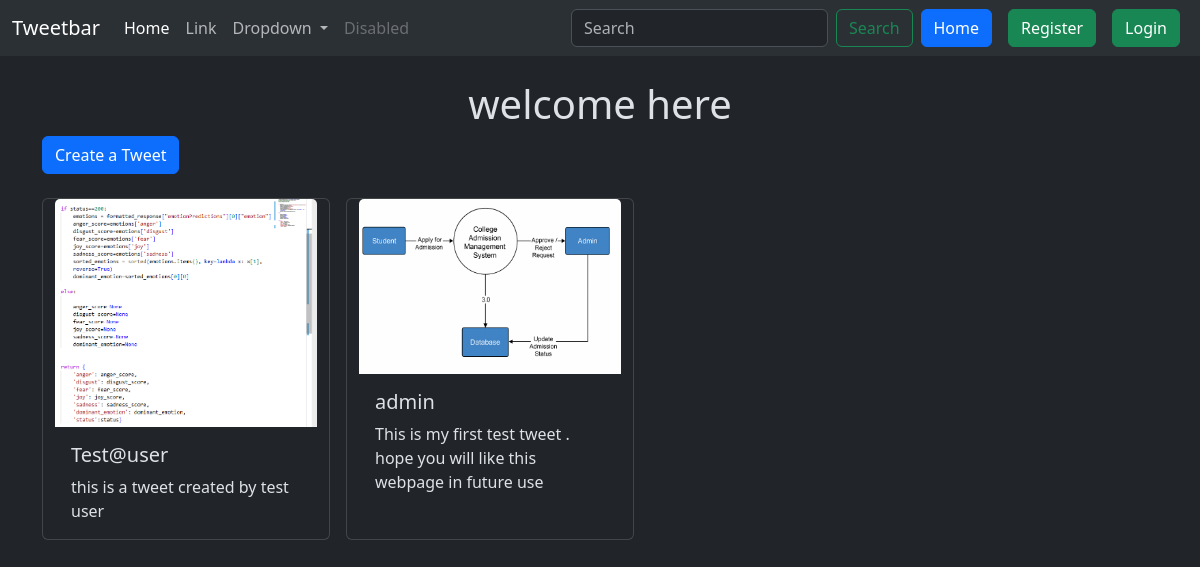
Screenshot of /tweet/ with the database file from the repository.
### tweet/models.py (models this page shows, shortened)
class Tweet(models.Model):
    user=models.ForeignKey(User,on_delete=models.CASCADE)
    text=models.TextField(max_length=250)
    photo=models.ImageField(upload_to='photos/',blank=True,null=True)
    created_at=models.DateTimeField(auto_now_add=True)
    updated_at=models.DateTimeField(auto_now=True)

### tweet/views.py (the view)
# urls.py: path('',view=views.tweet_list ,name='tweet_list'),
def tweet_list(request):
    tweets=Tweet.objects.all().order_by("-created_at")
    return render(request,"tweet_list.html",{'tweets':tweets})

### tweet/templates/tweet_list.html (shortened to what this page needs)
{% extends 'layout.html' %}
{% block content %}
<h1 class="mt-4 text-center" >welcome here </h1>
<a class="btn-primary btn" href='{% url 'tweet_create' %}''>Create a Tweet </a>
<br>
<div class="container row gap-3 mt-4">
    {% for tweet in tweets %}
        <div class="card" style="width: 18rem;">
  <img src="{{tweet.photo.url}}" class="card-img-top" alt="...">
  <div class="card-body">
    <h5 class="card-title">{{tweet.user.username}}</h5>
    <p class="card-text">{{tweet.text}}</p>
  </div>
</div>
    {% endfor %}
</div>
{% endblock %}

### rows the page displays
Tweet: photo (picture), user.username "Test@user", text "this is a tweet created by test user"
Tweet: photo (picture), user.username "admin", text "This is my first test tweet . hope you will like this webpage in future use"
